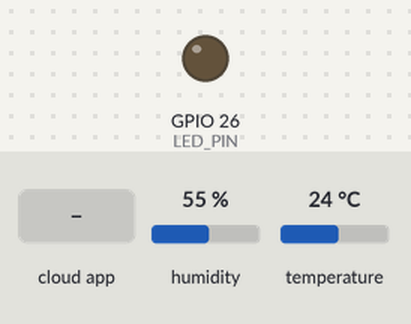
Recording of a sketch running on a simulated ESP32. On the bench: output pins drawn as LEDs (lit = HIGH). The inputs (shaded band) are chosen by the test bench; at power-on: humidity 55 %, temperature 24 °C. WiFi joins after 1.5 s; servers stay silent unless stated; the Firebase database answers and starts empty; what the sketch prints to the serial monitor is not drawn.

Above: at 7.1 s.
7.2 s: the phone or cloud app sets LED to 1
At 8.6 s:
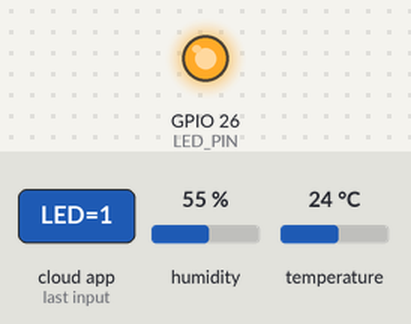
9.9 s: the phone or cloud app sets LED to 0
At 10.9 s:
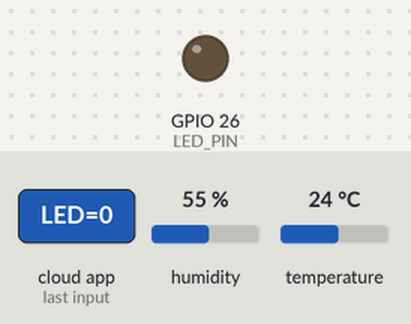
Timing chart, 0 to 12.9 s (numbered marks = the images above; inputs shaded):
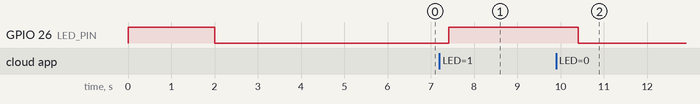

Measured:
- after the input at 7.2 s, GPIO 26 (LED_PIN): LOW → HIGH after 0.21 s
- after the input at 9.9 s, GPIO 26 (LED_PIN): HIGH → LOW after 0.51 s

The sketch:

code_App-Mobile_ESP32_DHT.ino
```cpp
#include <WiFi.h>
#include <FirebaseESP32.h>
#include <DHT.h>

// WiFi Credentials
#define WIFI_SSID "Kingshouse-Tret1"
#define WIFI_PASSWORD "kingshouse2018"

// Firebase Credentials
#define FIREBASE_HOST "https://app-mobile-esp32-default-rtdb.firebaseio.com/"
#define FIREBASE_AUTH "0N0o2YXFi9h4itqUT8tHk6t0squrkhH2hmH7B186"

// DHT11 Configuration
#define DHTPIN 4
#define DHTTYPE DHT11
DHT dht(DHTPIN, DHTTYPE);

// LED Pin Configuration
#define LED_PIN 26 // LED

// Firebase Objects
FirebaseData fbdo;
FirebaseConfig firebaseConfig;
FirebaseAuth firebaseAuth;

// Timing
unsigned long previousMillis = 0;
const long interval = 1000; // Giảm xuống 1 giây để đọc nhanh hơn

void setup() {
    Serial.begin(115200);
    Serial.println(F("Khởi động hệ thống cho ESP32 DHT Control!"));

    // Thiết lập chân LED
    pinMode(LED_PIN, OUTPUT);
    digitalWrite(LED_PIN, LOW);
    Serial.println("Chân LED được thiết lập: GPIO " + String(LED_PIN));

    // Kiểm tra LED ban đầu
    testLED();

    // Khởi động DHT11
    dht.begin();

    // Kết nối WiFi
    connectWiFi();

    // Cấu hình Firebase
    firebaseConfig.host = FIREBASE_HOST;
    firebaseConfig.signer.tokens.legacy_token = FIREBASE_AUTH;
    Firebase.begin(&firebaseConfig, &firebaseAuth);
    Firebase.reconnectWiFi(true);

    if (Firebase.ready()) {
        Serial.println("Đã kết nối Firebase!");
    } else {
        Serial.println("Không thể kết nối Firebase!");
    }

    // Khởi tạo trạng thái Firebase
    initializeFirebaseStates();
}

void loop() {
    unsigned long currentMillis = millis();
    if (currentMillis - previousMillis >= interval) {
        previousMillis = currentMillis;

        // Kiểm tra WiFi
        if (WiFi.status() != WL_CONNECTED) {
            Serial.println("WiFi ngắt kết nối, thử lại...");
            connectWiFi();
        }

        if (Firebase.ready()) {
            Serial.println("Đang kiểm tra trạng thái..."); // Debug
            sendSensorData();
            controlLED();
        } else {
            Serial.println("Firebase không sẵn sàng!");
        }
    }
}

void connectWiFi() {
    Serial.print("Đang kết nối WiFi...");
    WiFi.begin(WIFI_SSID, WIFI_PASSWORD);
    int retryCount = 0, maxRetries = 20;
    while (WiFi.status() != WL_CONNECTED && retryCount < maxRetries) {
        Serial.print(".");
        delay(500);
        retryCount++;
    }
    if (WiFi.status() == WL_CONNECTED) {
        Serial.println("\nĐã kết nối WiFi! IP: " + WiFi.localIP().toString());
    } else {
        Serial.println("\nKhông thể kết nối WiFi!");
    }
}

void initializeFirebaseStates() {
    Firebase.setFloat(fbdo, "/TEMPERATURE", 0.0);
    Firebase.setFloat(fbdo, "/HUMIDITY", 0.0);
    Firebase.setInt(fbdo, "/LED", 0);

    if (fbdo.errorReason() == "") {
        Serial.println("Khởi tạo trạng thái Firebase hoàn tất!");
    } else {
        Serial.println("Lỗi khởi tạo Firebase: " + fbdo.errorReason());
    }
}

void sendSensorData() {
    float humidity = dht.readHumidity();
    float temperature = dht.readTemperature();

    if (!isnan(humidity) && !isnan(temperature)) {
        if (Firebase.setFloat(fbdo, "/TEMPERATURE", temperature)) {
            Serial.println("Nhiệt độ: " + String(temperature) + "°C");
        } else {
            Serial.println("Lỗi gửi nhiệt độ: " + fbdo.errorReason());
        }
        if (Firebase.setFloat(fbdo, "/HUMIDITY", humidity)) {
            Serial.println("Độ ẩm: " + String(humidity) + "%");
        } else {
            Serial.println("Lỗi gửi độ ẩm: " + fbdo.errorReason());
        }
    } else {
        Firebase.setString(fbdo, "/sensor_status", "DHT11 Error");
        Serial.println("Lỗi đọc DHT11!");
    }
}

void controlLED() {
    if (Firebase.getInt(fbdo, "/LED")) {
        int state = fbdo.intData();
        Serial.println("Giá trị LED từ Firebase: " + String(state)); // Debug
        digitalWrite(LED_PIN, state == 1 ? HIGH : LOW); // Sửa để rõ ràng hơn
        Serial.println("LED: " + String(state == 1 ? "Bật" : "Tắt"));
    } else {
        Serial.println("Lỗi đọc trạng thái LED: " + fbdo.errorReason());
    }
}

void testLED() {
    Serial.println("Kiểm tra LED...");
    digitalWrite(LED_PIN, HIGH);
    Serial.println("LED bật...");
    delay(2000);
    digitalWrite(LED_PIN, LOW);
    Serial.println("LED tắt...");
    delay(2000);
}
```
